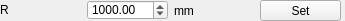
<?xml version="1.0" encoding="UTF-8"?>
<ui version="4.0">
 <class>Form</class>
 <widget class="QWidget" name="Form">
  <property name="geometry">
   <rect>
    <x>0</x>
    <y>0</y>
    <width>345</width>
    <height>21</height>
   </rect>
  </property>
  <property name="windowTitle">
   <string>Form</string>
  </property>
  <widget class="QWidget" name="horizontalLayoutWidget">
   <property name="geometry">
    <rect>
     <x>0</x>
     <y>0</y>
     <width>341</width>
     <height>21</height>
    </rect>
   </property>
   <layout class="QHBoxLayout" name="horizontalLayout">
    <item>
     <widget class="QLabel" name="label">
      <property name="maximumSize">
       <size>
        <width>16777215</width>
        <height>20</height>
       </size>
      </property>
      <property name="text">
       <string>R </string>
      </property>
     </widget>
    </item>
    <item>
     <widget class="QDoubleSpinBox" name="doubleSpinBox_johann_R">
      <property name="maximumSize">
       <size>
        <width>16777215</width>
        <height>20</height>
       </size>
      </property>
      <property name="maximum">
       <double>5000.000000000000000</double>
      </property>
      <property name="value">
       <double>1000.000000000000000</double>
      </property>
     </widget>
    </item>
    <item>
     <widget class="QLabel" name="label_2">
      <property name="text">
       <string>mm</string>
      </property>
     </widget>
    </item>
    <item>
     <widget class="QPushButton" name="pushButton_johann_set_R">
      <property name="maximumSize">
       <size>
        <width>16777215</width>
        <height>25</height>
       </size>
      </property>
      <property name="text">
       <string>Set</string>
      </property>
     </widget>
    </item>
   </layout>
  </widget>
 </widget>
 <resources/>
 <connections/>
</ui>
